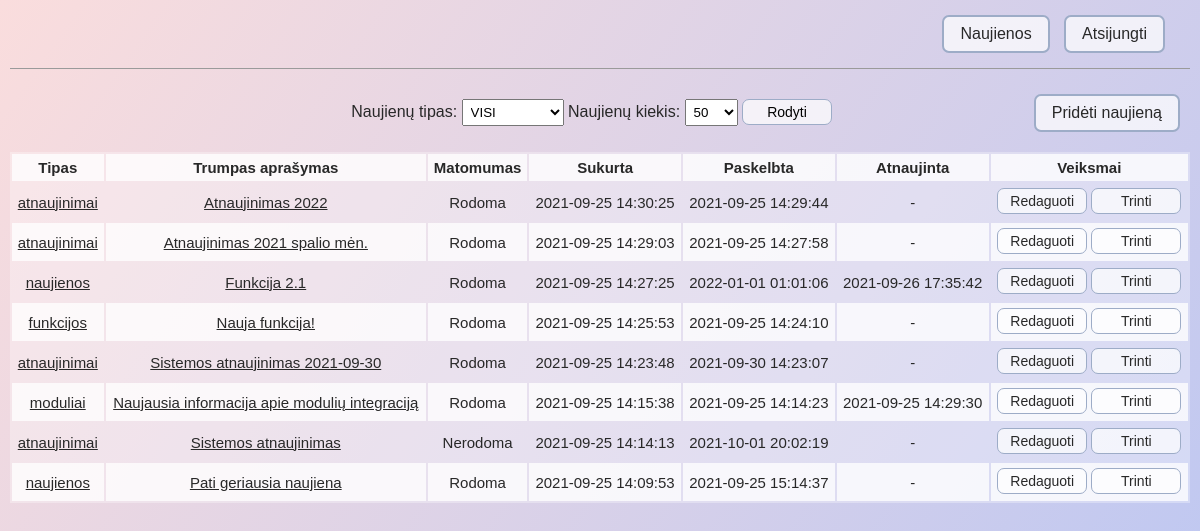
/admin.php (signed in), run on the app's committed database.
### tables this page shows
CREATE TABLE `news` (
  `id` int(11) NOT NULL,
  `short` varchar(100) NOT NULL,
  `full` text NOT NULL,
  `visible` tinyint(1) NOT NULL,
  `type` int(11) NOT NULL,
  `created_at` datetime NOT NULL,
  `updated_at` datetime DEFAULT NULL,
  `visible_at` datetime NOT NULL
);

CREATE TABLE `news_type` (
  `id` int(11) NOT NULL,
  `type` varchar(100) NOT NULL
);

### includes/classes/News.php (called while the page is built, shortened)
<?php
class News {
    private $id;
    private $short;
    private $visible;
    private $type;
    private $typeName;
    private $created_at;
    private $updated_at;
    private $visible_at;
    public function __construct($con, $id) {
        $this->con = $con;
        $this->id = $id;
        $query = $this->con->prepare('SELECT news.*, news_type.type as typeName
                            FROM news JOIN news_type
                            WHERE news.type=news_type.id AND news.id=:id');
        $query->execute(array(':id' => $this->id));
        $newsData = $query->fetch(PDO::FETCH_ASSOC);
        $this->short = $newsData['short'];
        $this->visible = $newsData['visible'];
        $this->type = $newsData['type'];
        $this->typeName = $newsData['typeName'];
        $this->created_at = $newsData['created_at'];
        $this->updated_at = $newsData['updated_at'];
        $this->visible_at = $newsData['visible_at'];
    }
    public function getId() {
        return $this->id;
    }
    public function getShort() {
        return $this->short;
    }
    public function getVisible() {
        return $this->visible;
    }
    public function getType() {
        return $this->type;
    }
    public function getTypeName() {
        return $this->typeName;
    }
    public function getCreatedAt() {
        return $this->created_at;
    }
    public function getUpdatedAt() {
        return $this->updated_at;
    }
    public function getVisibleAt() {
        return $this->visible_at;
    }
}
?>

### includes/pages/showAllNews.php (the view, shortened to what this page needs)
<?php
    $limit = isset($_GET['limit']) ? (int)$_GET['limit'] : $DEFAULT_LIMIT;
    $type = isset($_GET['type']) ? $_GET['type'] : '';
    showFilter($con, $DEFAULT_LIMIT_STEPS, $type, $limit);
    $results = getNews($con, $type, $limit);
    if(sizeof($results)) {
        echo '
            <table>
                <tr>
                    <th>Tipas</th>
                    <th>Trumpas aprašymas</th>
                    <th>Matomumas</th>
                    <th>Sukurta</th>
                    <th>Paskelbta</th>
                    <th>Atnaujinta</th>
                    <th>Veiksmai</th>
                </tr>';
        foreach($results as $result) {
            $visible = $result->getVisible() ? 'Rodoma' : 'Nerodoma';
            $updated_at = $result->getUpdatedAt() ? $result->getUpdatedAt() : '-';
            echo '
                <tr>
                    <td><a href="admin.php?type='.$result->getType() .'">'. $result->getTypeName() .'</a></td>
                    <td><a href="admin.php?show&id='. $result->getId()  .'">'. $result->getShort()  .'</a></td>
                    <td>'. $visible .'</td>
                    <td>'. $result->getCreatedAt() .'</td>
                    <td>'. $result->getVisibleAt() .'</td>
                    <td>'. $updated_at .'</td>
                    <td>
                        <a href="admin.php?edit&id='. $result->getId()  .'" class="smallButton">Redaguoti</a>
                        <a href="admin.php?delete&id='. $result->getId()  .'" class="smallButton">Trinti</a>
                    </td>
                </tr>';
        }
        echo '</table>';
    } else {
        echo 'Naujienų nėra.';
    }
?>
<?php
    function getNews($con, $type='', $limit='') {
        $sql = 'SELECT * FROM news ';
        $sql .= $type != '' ? ' WHERE type=:type ' : '';
        $sql .= 'ORDER BY created_at DESC LIMIT :lim';
        $query = $con->prepare($sql);
        $query->bindParam(':lim', $limit, PDO::PARAM_INT);
        $query->execute();
        $results = array();
        while($row = $query->fetch(PDO::FETCH_ASSOC)) {
            array_push($results, new News($con, $row['id']));
        }
        return $results;
    }
    function showFilter($con, $limitSteps, $type='', $limit='') {
        if(!empty($_SESSION['user'])) {
            $newNewsButton = '<a href="admin.php?add" class="button">Pridėti naujieną</a>';
        } else {
            $newNewsButton = '';
        }
        ?>
        <div class="formContainer">
            <form method="GET" action="" class="filter">
                <label for="type">Naujienų tipas:</label>
                <select name="type">
                    <option value="" selected>VISI</option>
                </select>
                <label for="limit">Naujienų kiekis:</label>
                <select name="limit" >
                    <?php
                        foreach($limitSteps as $step) {
                            $selected = '';
                            if($step == $limit) {
                                $selected = ' selected';
                            }
                            echo "<option value='".$step."'$selected>".$step."</option>";
                        }
                    ?>
                </select>
                <input type="submit" name="filter" class="smallButton" value="Rodyti">
            </form>
            <?php echo $newNewsButton; ?>
        </div>
    <?php
    }
?>

### admin.php (shortened to what this page needs)
<?php
    require_once('includes/config.php');
    require_once('includes/classes/News.php');
?>
<!DOCTYPE html>
<html lang="lt">
<head>
    <link rel="stylesheet" href="includes/css/style.css">
</head>
<body>
    <div class="mainContainer">
        <nav>
            <a href="admin.php" class="button">Naujienos</a>
            <a href="admin.php?logout" class="button">Atsijungti</a>
        </nav>
        <div class="content">
<?php
    if(isset($_GET['delete'])) {
        include_once('includes/pages/deleteNews.php');
    } elseif (isset($_GET['edit'])) {
        include_once('includes/pages/editNews.php');
    } elseif (isset($_GET['add'])) {
        include_once('includes/pages/addNews.php');
    } elseif (isset($_GET['show'])) {
        include_once('includes/pages/showNews.php');
    } elseif (isset($_GET['logout'])) {
        include_once('includes/pages/logout.php');
    } else {
        include_once('includes/pages/showAllNews.php');
    }
?>
        </div>
    </div>
</body>
</html>

### includes/css/style.css (style rules this page uses)
* { box-sizing: border-box; }
a { color: #282828; }
body { color: #282828; font-family: 'Trebuchet MS', 'Lucida Sans Unicode', 'Lucida Grande', 'Lucida Sans', Arial, sans-serif; margin: 0; min-height: 100vh; height: 100%; display: flex; justify-content: center; background: linear-gradient(125deg, #fadddd, #bac6f3); }
.button, .smallButton { text-align: center; display: inline-block; font-size: 16px; background-color: rgba(255, 255, 255, 0.719); padding: 8px 16px; cursor: pointer; border: 2px solid #9dacc7; border-radius: 7px; text-decoration: none; }
.smallButton { width: 90px; margin-bottom: 2px; font-size: 14px; padding: 4px 10px; border: 1px solid #9dacc7; }
.formContainer { padding: 0 10px; display: flex; flex-direction: row; align-items: center; justify-content: space-between; }
form.filter { width: 70%; text-align: right; }
.mainContainer { min-height: 100vh; height: 100%; width: 100%; padding: 0 10px; min-width: 870px; max-width:1366px; display: flex; flex-direction: column; align-items: flex-start; }
.mainContainer nav { width: 100%; text-align: right; padding: 15px; border-bottom: 1px solid #9a9a9a; }
.mainContainer nav .button { margin-right: 10px; }
.mainContainer .content { margin-top: 25px; }
.mainContainer .content, .mainContainer table { width: 100%; text-align: center; }
.mainContainer table { margin-top: 20px; background-color: rgba(255, 255, 255, 0.3); font-size: 15px; }
.mainContainer table td, .mainContainer table th { padding: 5px 5px; }
.mainContainer table tr:nth-of-type(2n-1) { background-color: rgba(255, 255, 255, 0.774); }
select { padding: 4px; }

### data on the page
news: news_type.type "atnaujinimai", short "Atnaujinimas 2022", visible "Rodoma", created_at "2021-09-25 14:30:25", visible_at "2021-09-25 14:29:44", updated_at "-"
news: news_type.type "atnaujinimai", short "Atnaujinimas 2021 spalio mėn.", visible "Rodoma", created_at "2021-09-25 14:29:03", visible_at "2021-09-25 14:27:58", updated_at "-"
news: news_type.type "naujienos", short "Funkcija 2.1", visible "Rodoma", created_at "2021-09-25 14:27:25", visible_at "2022-01-01 01:01:06", updated_at "2021-09-26 17:35:42"
news: news_type.type "funkcijos", short "Nauja funkcija!", visible "Rodoma", created_at "2021-09-25 14:25:53", visible_at "2021-09-25 14:24:10", updated_at "-"
news: news_type.type "atnaujinimai", short "Sistemos atnaujinimas 2021-09-30", visible "Rodoma", created_at "2021-09-25 14:23:48", visible_at "2021-09-30 14:23:07", updated_at "-"
news: news_type.type "moduliai", short "Naujausia informacija apie modulių integraciją", visible "Rodoma", created_at "2021-09-25 14:15:38", visible_at "2021-09-25 14:14:23", updated_at "2021-09-25 14:29:30"
news: news_type.type "atnaujinimai", short "Sistemos atnaujinimas", visible "Nerodoma", created_at "2021-09-25 14:14:13", visible_at "2021-10-01 20:02:19", updated_at "-"
news: news_type.type "naujienos", short "Pati geriausia naujiena", visible "Rodoma", created_at "2021-09-25 14:09:53", visible_at "2021-09-25 15:14:37", updated_at "-"

### other printed values
form field limit "50"
